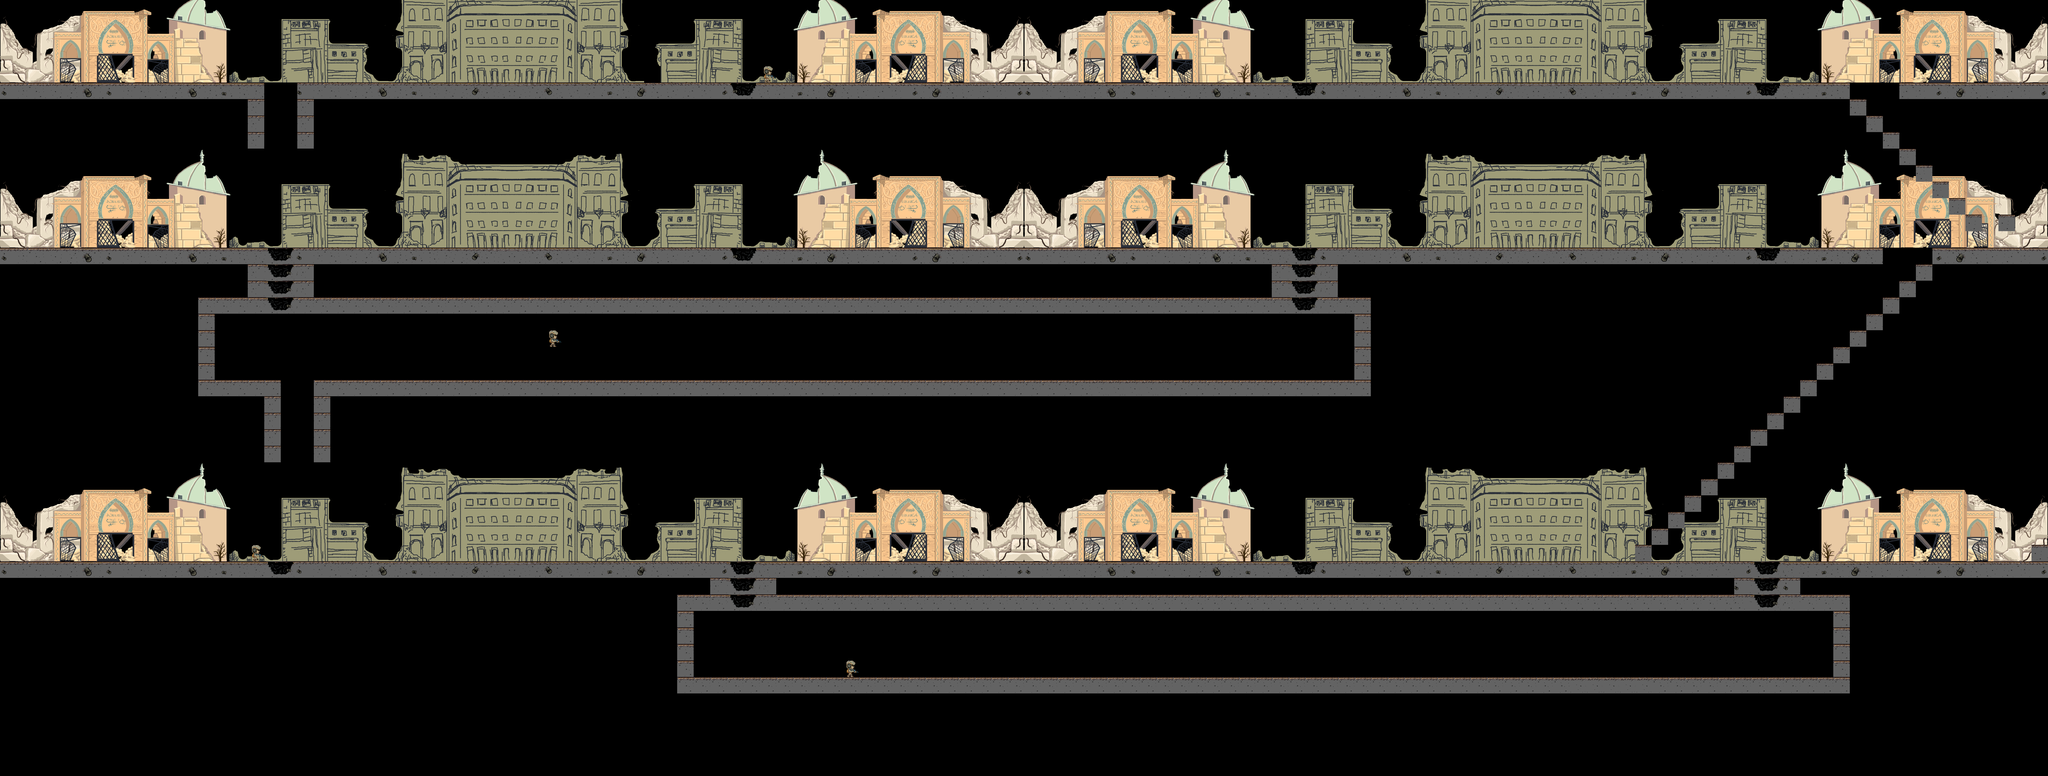

This is a level from a 2D game, rendered from its Tiled map with the project's own tilesets. A one-line summary and the map file follow, with tile-layer data summarised:
An orthogonal 124x47 tile map with 64x64 px tiles, 5 tile layers (backgroundg, player, floor, debug, ...).

<map version="1.4" tiledversion="1.4.3" orientation="orthogonal" renderorder="right-down" width="124" height="47" tilewidth="64" tileheight="64" infinite="0" nextlayerid="6" nextobjectid="1">
 <editorsettings>
  <export target="LevelVF_4.json" format="json" />
 </editorsettings>
 <tileset firstgid="1" name="sprite_" tilewidth="64" tileheight="64" tilecount="315" columns="45">
  <image source="../../../ref/sprite.png" width="2880" height="448" />
 </tileset>
 <layer id="1" name="backgroundg" width="124" height="47">
  <data>[5828 cells, 2107 non-empty, 186 distinct tile ids]</data>
 </layer>
 <layer id="5" name="player" width="124" height="47">
  <data>[5828 cells, 4 non-empty, 1 distinct tile ids]</data>
 </layer>
 <layer id="2" name="floor" width="124" height="47">
  <properties>
   <property name="collides" type="bool" value="true" />
  </properties>
  <data>[5828 cells, 674 non-empty, 31 distinct tile ids]</data>
 </layer>
 <layer id="4" name="debug" width="124" height="47">
  <properties>
   <property name="collides" type="bool" value="true" />
  </properties>
  <data>[5828 cells, 25 non-empty, 2 distinct tile ids]</data>
 </layer>
 <layer id="3" name="hole" width="124" height="47">
  <data>[5828 cells, 29 non-empty, 3 distinct tile ids]</data>
 </layer>
</map>
